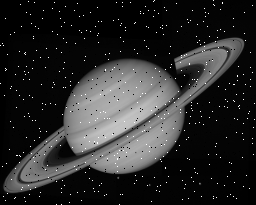
%> input picture lab3/saturn_noise2.png, 256 x 205 px
$ octave Lab312.m   (GNU Octave 9; MATLAB toolbox functions it lacks are replaced by stand-ins)
%> lines starting %> are read from the running program, lines starting %| are printed output that depends on the picture
clc
clear all;
close all;
I=imread('saturn_noise2.png');
%> I is the input picture: size 205x256 uint8; min 0, max 255, mean 41.7
medf=medfilt2(I);
Mav=ones(3)/9;
Mgaus=[1 4 1; 4 16 4; 1 4 1]/36;
Iav=imfilter(I,Mav);
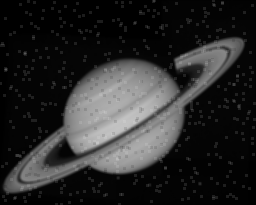
%> Iav: size 205x256 uint8; min 0, max 202, mean 41.7
Igaus=imfilter(I,Mgaus);
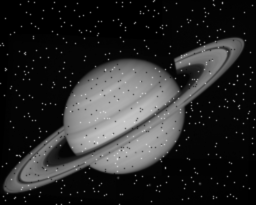
%> Igaus: size 205x256 uint8; min 0, max 222, mean 41.7
subplot (2,2,1), imshow(I,[]);
subplot (2,2,2), imshow(medf,[]);
subplot (2,2,3), imshow(Iav,[]);
subplot (2,2,4), imshow(Igaus,[]);
